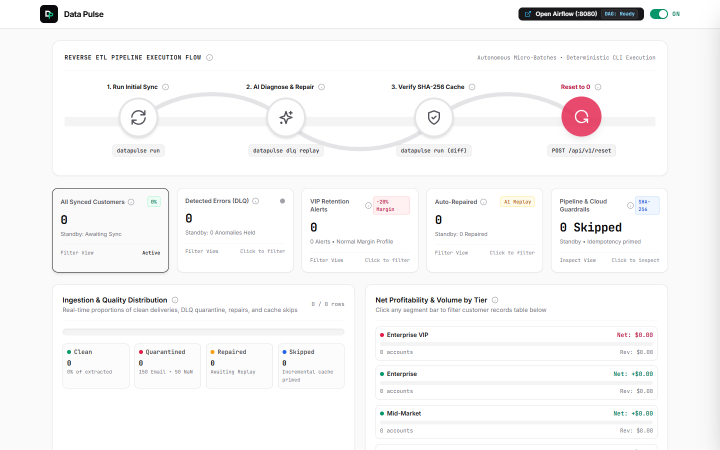
#> input picture docs/assets/live-browser-3000-stage0-baseline.png, 1440 x 900 px (shown at 1/2 size)
$ python capture_live_browser.py
#> lines starting #> are read from the running program, lines starting #| are printed output that depends on the picture
#> (the call stopped at in run_e2e_browser_capture, `with sync_playwright() as p:`: playwright is not available in this run)
"""Capture live browser screenshots and composite real E2E demonstration GIF."""

import sys
import time
from pathlib import Path
from PIL import Image
from playwright.sync_api import sync_playwright

REPO_ROOT = Path(__file__).resolve().parent.parent
ASSETS_DIR = REPO_ROOT / "docs" / "assets"
ASSETS_DIR.mkdir(parents=True, exist_ok=True)

CHROME_PATH = r"C:\Program Files\Google\Chrome\Application\chrome.exe"


def wait_for_text_content(page, selector: str, target_text: str, timeout_sec: float = 30.0) -> bool:
    """Poll until the element's text contains target_text or timeout."""
    start = time.time()
    while time.time() - start < timeout_sec:
        try:
            el = page.query_selector(selector)
            if el:
                txt = el.inner_text()
                if target_text in txt:
                    return True
        except Exception:
            pass
        page.wait_for_timeout(500)
    return False


def run_e2e_browser_capture() -> None:
    """Execute live interactive browser testing across :3000 and :8080."""
    print("[INFO] Starting Playwright with real Chromium browser...")
    with sync_playwright() as p:
        browser = p.chromium.launch(
            executable_path=CHROME_PATH,
            headless=True,
            args=["--no-sandbox", "--disable-dev-shm-usage"],
        )
        context = browser.new_context(
            viewport={"width": 1440, "height": 900},
            device_scale_factor=1.0,
        )
        page = context.new_page()

        # =====================================================================
        # 1. Executive Console on http://localhost:3000
        # =====================================================================
        print("[INFO] Navigating to http://localhost:3000...")
        page.goto("http://localhost:3000", wait_until="networkidle")
        page.wait_for_selector("#btnResetZero", timeout=10000)
        page.wait_for_timeout(1000)

        # Baseline Reset
        print("[INFO] Resetting state to baseline...")
        page.click("#btnResetZero")
        page.wait_for_timeout(1500)

        # Screenshot 0: Stage 0 Baseline Idle
        shot0 = ASSETS_DIR / "live-browser-3000-stage0-baseline.png"
        page.screenshot(path=str(shot0), full_page=False)
        print(f"[OK] Captured: {shot0.name} ({shot0.stat().st_size} bytes)")

        # Test 1: Run Initial Sync (Phase 1) -> 9,800 Synced, 200 DLQ
        print("[INFO] Clicking '1. Run Initial Sync'...")
        page.click("#btnRunSync")
        print("[INFO] Waiting for Initial Sync completion (9,800 Synced, 200 DLQ)...")
        wait_for_text_content(page, "#kpiSynced", "9,800", timeout_sec=35.0)
        wait_for_text_content(page, "#kpiErrors", "200", timeout_sec=10.0)
        page.wait_for_timeout(1500)

        # Screenshot 1: Phase 1 DLQ Quarantined
        shot1 = ASSETS_DIR / "live-browser-3000-phase1-dlq.png"
        page.screenshot(path=str(shot1), full_page=False)
        print(f"[OK] Captured: {shot1.name} ({shot1.stat().st_size} bytes)")

        # Test 2: Filter Detected Errors (DLQ)
        print("[INFO] Clicking 'Detected Errors (DLQ)' KPI card...")
        page.click("#cardErrors")
        page.wait_for_timeout(1000)

        # Test 3: AI Diagnose & Repair -> Converge to 10,000
        print("[INFO] Clicking '2. AI Diagnose & Repair'...")
        page.click("#btnRunRepair")
        print("[INFO] Waiting for DLQ replay to converge to 10,000...")
        wait_for_text_content(page, "#kpiSynced", "10,000", timeout_sec=35.0)
        wait_for_text_content(page, "#kpiErrors", "0", timeout_sec=10.0)
        page.wait_for_timeout(1000)

        # Step 3: Verify SHA-256 Cache (Phase 4)
        print("[INFO] Clicking '3. Verify SHA-256 Cache'...")
        page.click("#btnRunIdemp")
        print("[INFO] Waiting for SHA-256 cache verification (901 Skipped)...")
        wait_for_text_content(page, "#kpiSkipped", "901", timeout_sec=25.0)
        page.wait_for_timeout(1500)

        # Screenshot 2: Phase 4 Converged (10,000 Synced, 200 Repaired, 901 Skipped)
        shot2 = ASSETS_DIR / "live-browser-3000-phase4-converged.png"
        page.screenshot(path=str(shot2), full_page=False)
        print(f"[OK] Captured: {shot2.name} ({shot2.stat().st_size} bytes)")

        # Test 4: Server-Side Search & Floating (i) Tooltip
        print("[INFO] Clicking 'All Synced Customers' card and searching '5432'...")
        page.click("#cardAll")
        page.wait_for_timeout(500)
        # Scroll so table toolbar and rows are clearly framed
        page.locator("#tableSearchInput").scroll_into_view_if_needed()
        page.wait_for_timeout(300)
        page.fill("#tableSearchInput", "5432")
        page.dispatch_event("#tableSearchInput", "input")
        page.wait_for_timeout(1000)

        # Open floating tooltip popover right on the table toolbar
        print("[INFO] Opening floating tooltip popover on Schema Mapping...")
        schema_btn = page.query_selector("#btnSchemaMapping")
        if schema_btn:
            schema_btn.click()
        page.wait_for_timeout(1000)

        # Screenshot 3: Search and Floating Tooltip
        shot3 = ASSETS_DIR / "live-browser-3000-search-and-tooltip.png"
        page.screenshot(path=str(shot3), full_page=False)
        print(f"[OK] Captured: {shot3.name} ({shot3.stat().st_size} bytes)")

        # =====================================================================
        # 2. Apache Airflow 2.10 Webserver on http://localhost:8080
        # =====================================================================
        print("[INFO] Navigating to http://localhost:8080/login/...")
        page.goto("http://localhost:8080/login/", wait_until="networkidle")
        page.wait_for_selector("#username", timeout=10000)

        print("[INFO] Logging in with admin credentials...")
        page.fill("#username", "admin")
        page.fill("#password", "datapulse2026")
        page.click("input[type='submit']")
        page.wait_for_timeout(2500)

        # Navigate to DAG Grid View
        dag_grid_url = "http://localhost:8080/dags/datapulse_hubspot_profitability_sync/grid"
        print(f"[INFO] Navigating to DAG Grid View: {dag_grid_url}...")
        page.goto(dag_grid_url, wait_until="networkidle")
        page.wait_for_timeout(4000)

        # Screenshot 4: Airflow DAG Grid View with Success States
        shot4 = ASSETS_DIR / "live-browser-8080-airflow-dag-success.png"
        page.screenshot(path=str(shot4), full_page=False)
        print(f"[OK] Captured: {shot4.name} ({shot4.stat().st_size} bytes)")

        # Navigate to Cluster Activity
        cluster_url = "http://localhost:8080/cluster_activity"
        print(f"[INFO] Navigating to Cluster Activity: {cluster_url}...")
        page.goto(cluster_url, wait_until="networkidle")
        page.wait_for_timeout(4000)

        # Screenshot 5: Cluster Activity Healthy Status
        shot5 = ASSETS_DIR / "live-browser-8080-airflow-cluster-healthy.png"
        page.screenshot(path=str(shot5), full_page=False)
        print(f"[OK] Captured: {shot5.name} ({shot5.stat().st_size} bytes)")

        browser.close()
        print("[INFO] Browser automation finished successfully.")


def compile_live_dashboard_gif() -> None:
    """Assemble the 6 captured real browser screenshots into an animated GIF."""
    shots = [
        ASSETS_DIR / "live-browser-3000-stage0-baseline.png",
        ASSETS_DIR / "live-browser-3000-phase1-dlq.png",
        ASSETS_DIR / "live-browser-3000-phase4-converged.png",
        ASSETS_DIR / "live-browser-3000-search-and-tooltip.png",
        ASSETS_DIR / "live-browser-8080-airflow-dag-success.png",
        ASSETS_DIR / "live-browser-8080-airflow-cluster-healthy.png",
    ]

    for s in shots:
        if not s.is_file():
            print(f"[ERROR] Required screenshot missing: {s}")
            sys.exit(1)

    print("[INFO] Compiling real browser screenshots into datapulse-live-dashboard.gif...")
    frames = []
    # Target resolution: 1080x675 (scaled from 1440x900 maintaining 16:10 aspect ratio)
    target_size = (1080, 675)

    for s in shots:
        with Image.open(s) as im:
#> im is the input picture: PIL image 1440x900 RGB; mean R, G, B 247.9, 247.3, 247.6
            rgb_im = im.convert("RGB")
            resized = rgb_im.resize(target_size, Image.Resampling.LANCZOS)
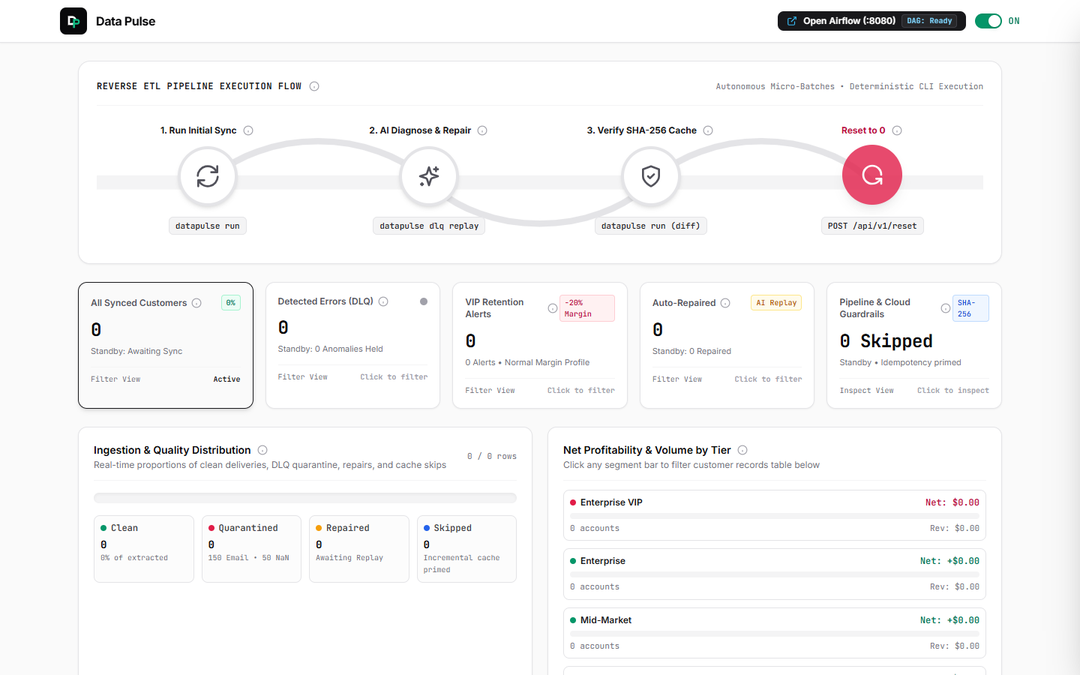
#> resized: PIL image 1080x675 RGB; mean R, G, B 247.7, 247.1, 247.5
            # Quantize to adaptive 256-color palette
            quantized = resized.quantize(colors=256, method=Image.Quantize.MEDIANCUT)
            frames.append(quantized)
#> pass 2 of the loop in compile_live_dashboard_gif, `for s in shots:`:
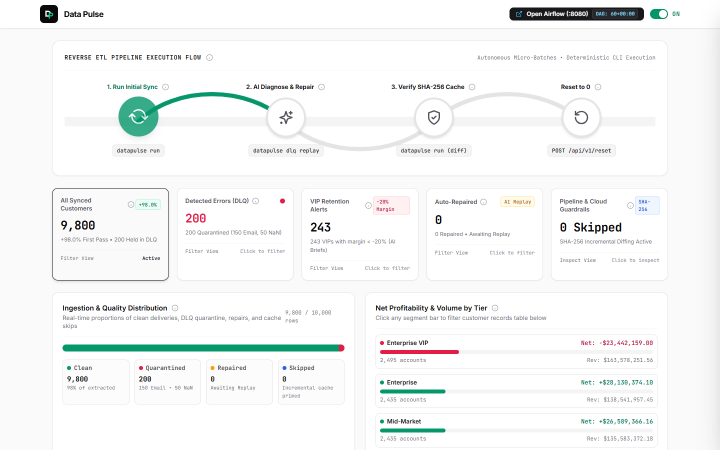
#> input picture docs/assets/live-browser-3000-phase1-dlq.png, 1440 x 900 px (shown at 1/2 size)
#> in compile_live_dashboard_gif, im is the input picture: PIL image 1440x900 RGB; mean R, G, B 244.6, 246.2, 245.9
#> in compile_live_dashboard_gif, `resized = rgb_im.resize(target_size, Image.Resampling.LANCZOS)`:
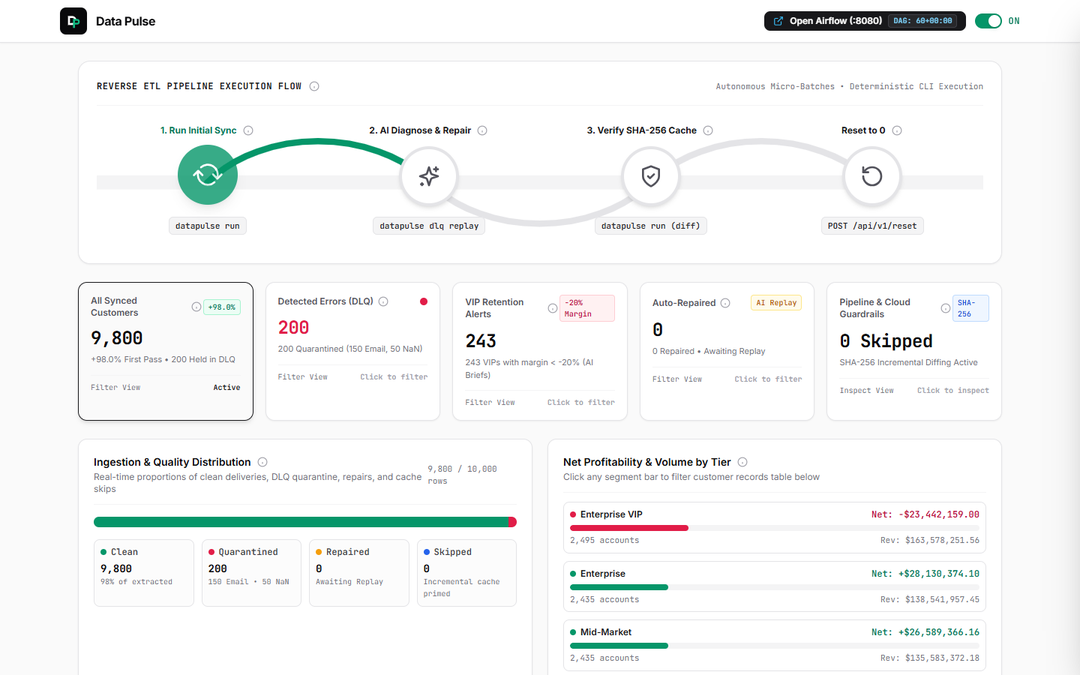
#> resized: PIL image 1080x675 RGB; mean R, G, B 244.4, 246, 245.7
#> pass 3 of the loop in compile_live_dashboard_gif, `for s in shots:`:
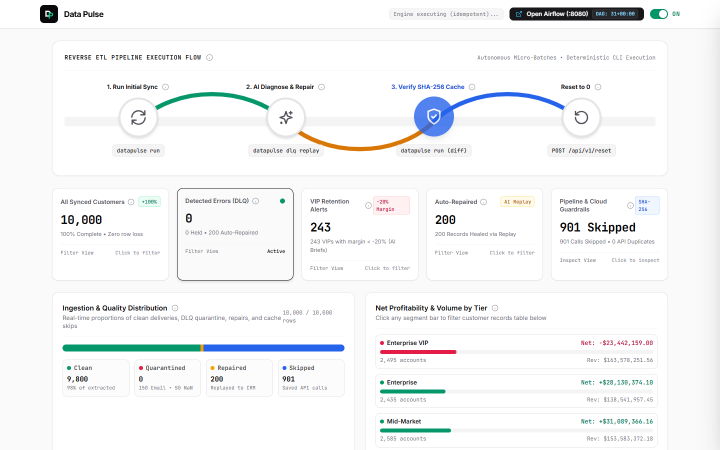
#> input picture docs/assets/live-browser-3000-phase4-converged.png, 1440 x 900 px (shown at 1/2 size)
#> in compile_live_dashboard_gif, im is the input picture: PIL image 1440x900 RGB; mean R, G, B 244.3, 245.4, 246.2
#> in compile_live_dashboard_gif, `resized = rgb_im.resize(target_size, Image.Resampling.LANCZOS)`:
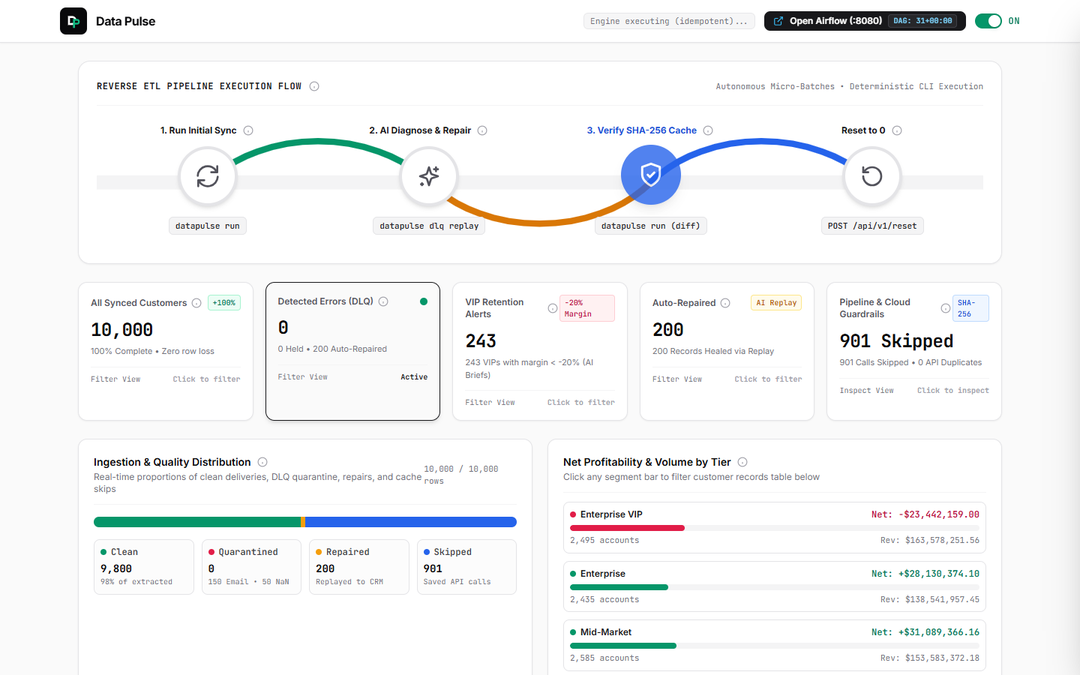
#> resized: PIL image 1080x675 RGB; mean R, G, B 244.1, 245.2, 246
#> the loop made 6 passes; the first 3 are shown

    gif_output = ASSETS_DIR / "datapulse-live-dashboard.gif"
    # Display each frame for 2.2 seconds (2200ms) with infinite loop
    durations = [2200] * len(frames)
    frames[0].save(
        gif_output,
        save_all=True,
        append_images=frames[1:],
        duration=durations,
        loop=0,
        optimize=True,
    )
    print(f"[OK] Generated {gif_output.name} ({gif_output.stat().st_size} bytes, {len(frames)} frames)")


def main() -> int:
    """Run capture and compilation."""
    run_e2e_browser_capture()
    compile_live_dashboard_gif()
    return 0


if __name__ == "__main__":
    sys.exit(main())
#> (the program exits here)
